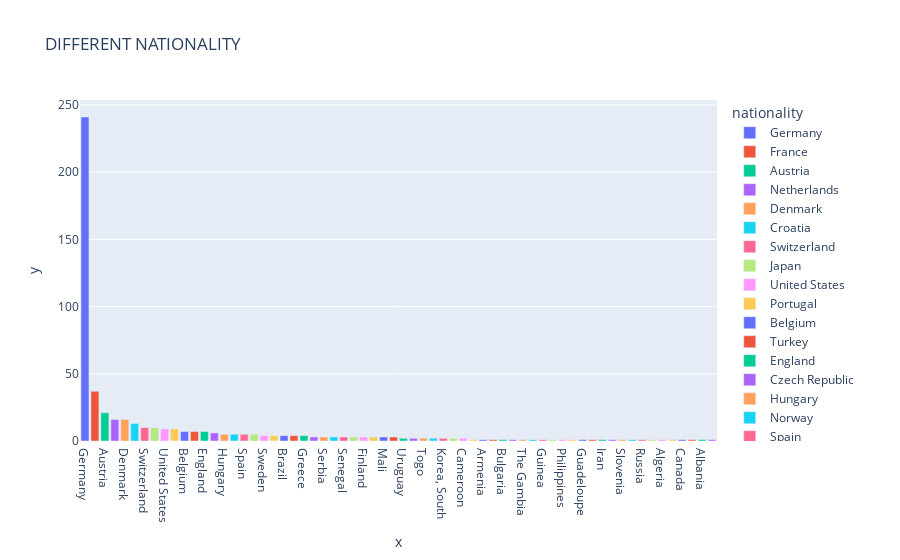

Notebook cell for this chart:
### Markdown cell above
## different nationalities:

### Code cell
nationality_counts = datas['nationality'].value_counts().reset_index()
nationa=list(nationality_counts['nationality'])
counting=list(nationality_counts['count'])
colors = 'Viridis'

fig = px.bar(data_frame=nationality_counts, x=nationa, y=counting, orientation='v', title="DIFFERENT NATIONALITY", color="nationality")
fig.write_image("nation.png", format="png")


fig.show()
# fig=go.Figure(data=[go.bar(x=nationa,y=counting)],layout=go.layout.Title(text='Numbersss'))

### Figure 1 — Plotly figure (JSON) as saved in the notebook; plotly's stock layout.template omitted (floating-point values rounded to 4 significant figures)
{"data": [{"alignmentgroup": "True", "hovertemplate": "nationality=Germany<br>x=%{x}<br>y=%{y}<extra></extra>", "legendgroup": "Germany", "marker": {"color": "#636efa", "pattern": {"shape": ""}}, "name": "Germany", "offsetgroup": "Germany", "orientation": "v", "showlegend": true, "textposition": "auto", "type": "bar", "x": ["Germany"], "xaxis": "x", "y": [241], "yaxis": "y"}, {"alignmentgroup": "True", "hovertemplate": "nationality=France<br>x=%{x}<br>y=%{y}<extra></extra>", "legendgroup": "France", "marker": {"color": "#EF553B", "pattern": {"shape": ""}}, "name": "France", "offsetgroup": "France", "orientation": "v", "showlegend": true, "textposition": "auto", "type": "bar", "x": ["France"], "xaxis": "x", "y": [37], "yaxis": "y"}, {"alignmentgroup": "True", "hovertemplate": "nationality=Austria<br>x=%{x}<br>y=%{y}<extra></extra>", "legendgroup": "Austria", "marker": {"color": "#00cc96", "pattern": {"shape": ""}}, "name": "Austria", "offsetgroup": "Austria", "orientation": "v", "showlegend": true, "textposition": "auto", "type": "bar", "x": ["Austria"], "xaxis": "x", "y": [21], "yaxis": "y"}, {"alignmentgroup": "True", "hovertemplate": "nationality=Netherlands<br>x=%{x}<br>y=%{y}<extra></extra>", "legendgroup": "Netherlands", "marker": {"color": "#ab63fa", "pattern": {"shape": ""}}, "name": "Netherlands", "offsetgroup": "Netherlands", "orientation": "v", "showlegend": true, "textposition": "auto", "type": "bar", "x": ["Netherlands"], "xaxis": "x", "y": [16], "yaxis": "y"}, {"alignmentgroup": "True", "hovertemplate": "nationality=Denmark<br>x=%{x}<br>y=%{y}<extra></extra>", "legendgroup": "Denmark", "marker": {"color": "#FFA15A", "pattern": {"shape": ""}}, "name": "Denmark", "offsetgroup": "Denmark", "orientation": "v", "showlegend": true, "textposition": "auto", "type": "bar", "x": ["Denmark"], "xaxis": "x", "y": [16], "yaxis": "y"}, {"alignmentgroup": "True", "hovertemplate": "nationality=Croatia<br>x=%{x}<br>y=%{y}<extra></extra>", "legendgroup": "Croatia", "marker": {"color": "#19d3f3", "pattern": {"shape": ""}}, "name": "Croatia", "offsetgroup": "Croatia", "orientation": "v", "showlegend": true, "textposition": "auto", "type": "bar", "x": ["Croatia"], "xaxis": "x", "y": [13], "yaxis": "y"}, {"alignmentgroup": "True", "hovertemplate": "nationality=Switzerland<br>x=%{x}<br>y=%{y}<extra></extra>", "legendgroup": "Switzerland", "marker": {"color": "#FF6692", "pattern": {"shape": ""}}, "name": "Switzerland", "offsetgroup": "Switzerland", "orientation": "v", "showlegend": true, "textposition": "auto", "type": "bar", "x": ["Switzerland"], "xaxis": "x", "y": [10], "yaxis": "y"}, {"alignmentgroup": "True", "hovertemplate": "nationality=Japan<br>x=%{x}<br>y=%{y}<extra></extra>", "legendgroup": "Japan", "marker": {"color": "#B6E880", "pattern": {"shape": ""}}, "name": "Japan", "offsetgroup": "Japan", "orientation": "v", "showlegend": true, "textposition": "auto", "type": "bar", "x": ["Japan"], "xaxis": "x", "y": [10], "yaxis": "y"}, {"alignmentgroup": "True", "hovertemplate": "nationality=United States<br>x=%{x}<br>y=%{y}<extra></extra>", "legendgroup": "United States", "marker": {"color": "#FF97FF", "pattern": {"shape": ""}}, "name": "United States", "offsetgroup": "United States", "orientation": "v", "showlegend": true, "textposition": "auto", "type": "bar", "x": ["United States"], "xaxis": "x", "y": [9], "yaxis": "y"}, {"alignmentgroup": "True", "hovertemplate": "nationality=Portugal<br>x=%{x}<br>y=%{y}<extra></extra>", "legendgroup": "Portugal", "marker": {"color": "#FECB52", "pattern": {"shape": ""}}, "name": "Portugal", "offsetgroup": "Portugal", "orientation": "v", "showlegend": true, "textposition": "auto", "type": "bar", "x": ["Portugal"], "xaxis": "x", "y": [9], "yaxis": "y"}, {"alignmentgroup": "True", "hovertemplate": "nationality=Belgium<br>x=%{x}<br>y=%{y}<extra></extra>", "legendgroup": "Belgium", "marker": {"color": "#636efa", "pattern": {"shape": ""}}, "name": "Belgium", "offsetgroup": "Belgium", "orientation": "v", "showlegend": true, "textposition": "auto", "type": "bar", "x": ["Belgium"], "xaxis": "x", "y": [7], "yaxis": "y"}, {"alignmentgroup": "True", "hovertemplate": "nationality=Turkey<br>x=%{x}<br>y=%{y}<extra></extra>", "legendgroup": "Turkey", "marker": {"color": "#EF553B", "pattern": {"shape": ""}}, "name": "Turkey", "offsetgroup": "Turkey", "orientation": "v", "showlegend": true, "textposition": "auto", "type": "bar", "x": ["Turkey"], "xaxis": "x", "y": [7], "yaxis": "y"}, {"alignmentgroup": "True", "hovertemplate": "nationality=England<br>x=%{x}<br>y=%{y}<extra></extra>", "legendgroup": "England", "marker": {"color": "#00cc96", "pattern": {"shape": ""}}, "name": "England", "offsetgroup": "England", "orientation": "v", "showlegend": true, "textposition": "auto", "type": "bar", "x": ["England"], "xaxis": "x", "y": [7], "yaxis": "y"}, {"alignmentgroup": "True", "hovertemplate": "nationality=Czech Republic<br>x=%{x}<br>y=%{y}<extra></extra>", "legendgroup": "Czech Republic", "marker": {"color": "#ab63fa", "pattern": {"shape": ""}}, "name": "Czech Republic", "offsetgroup": "Czech Republic", "orientation": "v", "showlegend": true, "textposition": "auto", "type": "bar", "x": ["Czech Republic"], "xaxis": "x", "y": [6], "yaxis": "y"}, {"alignmentgroup": "True", "hovertemplate": "nationality=Hungary<br>x=%{x}<br>y=%{y}<extra></extra>", "legendgroup": "Hungary", "marker": {"color": "#FFA15A", "pattern": {"shape": ""}}, "name": "Hungary", "offsetgroup": "Hungary", "orientation": "v", "showlegend": true, "textposition": "auto", "type": "bar", "x": ["Hungary"], "xaxis": "x", "y": [5], "yaxis": "y"}, {"alignmentgroup": "True", "hovertemplate": "nationality=Norway<br>x=%{x}<br>y=%{y}<extra></extra>", "legendgroup": "Norway", "marker": {"color": "#19d3f3", "pattern": {"shape": ""}}, "name": "Norway", "offsetgroup": "Norway", "orientation": "v", "showlegend": true, "textposition": "auto", "type": "bar", "x": ["Norway"], "xaxis": "x", "y": [5], "yaxis": "y"}, {"alignmentgroup": "True", "hovertemplate": "nationality=Spain<br>x=%{x}<br>y=%{y}<extra></extra>", "legendgroup": "Spain", "marker": {"color": "#FF6692", "pattern": {"shape": ""}}, "name": "Spain", "offsetgroup": "Spain", "orientation": "v", "showlegend": true, "textposition": "auto", "type": "bar", "x": ["Spain"], "xaxis": "x", "y": [5], "yaxis": "y"}, {"alignmentgroup": "True", "hovertemplate": "nationality=Poland<br>x=%{x}<br>y=%{y}<extra></extra>", "legendgroup": "Poland", "marker": {"color": "#B6E880", "pattern": {"shape": ""}}, "name": "Poland", "offsetgroup": "Poland", "orientation": "v", "showlegend": true, "textposition": "auto", "type": "bar", "x": ["Poland"], "xaxis": "x", "y": [5], "yaxis": "y"}, {"alignmentgroup": "True", "hovertemplate": "nationality=Sweden<br>x=%{x}<br>y=%{y}<extra></extra>", "legendgroup": "Sweden", "marker": {"color": "#FF97FF", "pattern": {"shape": ""}}, "name": "Sweden", "offsetgroup": "Sweden", "orientation": "v", "showlegend": true, "textposition": "auto", "type": "bar", "x": ["Sweden"], "xaxis": "x", "y": [4], "yaxis": "y"}, {"alignmentgroup": "True", "hovertemplate": "nationality=Ghana<br>x=%{x}<br>y=%{y}<extra></extra>", "legendgroup": "Ghana", "marker": {"color": "#FECB52", "pattern": {"shape": ""}}, "name": "Ghana", "offsetgroup": "Ghana", "orientation": "v", "showlegend": true, "textposition": "auto", "type": "bar", "x": ["Ghana"], "xaxis": "x", "y": [4], "yaxis": "y"}, {"alignmentgroup": "True", "hovertemplate": "nationality=Brazil<br>x=%{x}<br>y=%{y}<extra></extra>", "legendgroup": "Brazil", "marker": {"color": "#636efa", "pattern": {"shape": ""}}, "name": "Brazil", "offsetgroup": "Brazil", "orientation": "v", "showlegend": true, "textposition": "auto", "type": "bar", "x": ["Brazil"], "xaxis": "x", "y": [4], "yaxis": "y"}, {"alignmentgroup": "True", "hovertemplate": "nationality=Italy<br>x=%{x}<br>y=%{y}<extra></extra>", "legendgroup": "Italy", "marker": {"color": "#EF553B", "pattern": {"shape": ""}}, "name": "Italy", "offsetgroup": "Italy", "orientation": "v", "showlegend": true, "textposition": "auto", "type": "bar", "x": ["Italy"], "xaxis": "x", "y": [4], "yaxis": "y"}, {"alignmentgroup": "True", "hovertemplate": "nationality=Greece<br>x=%{x}<br>y=%{y}<extra></extra>", "legendgroup": "Greece", "marker": {"color": "#00cc96", "pattern": {"shape": ""}}, "name": "Greece", "offsetgroup": "Greece", "orientation": "v", "showlegend": true, "textposition": "auto", "type": "bar", "x": ["Greece"], "xaxis": "x", "y": [4], "yaxis": "y"}, {"alignmentgroup": "True", "hovertemplate": "nationality=Bosnia-Herzegovina<br>x=%{x}<br>y=%{y}<extra></extra>", "legendgroup": "Bosnia-Herzegovina", "marker": {"color": "#ab63fa", "pattern": {"shape": ""}}, "name": "Bosnia-Herzegovina", "offsetgroup": "Bosnia-Herzegovina", "orientation": "v", "showlegend": true, "textposition": "auto", "type": "bar", "x": ["Bosnia-Herzegovina"], "xaxis": "x", "y": [3], "yaxis": "y"}, {"alignmentgroup": "True", "hovertemplate": "nationality=Serbia<br>x=%{x}<br>y=%{y}<extra></extra>", "legendgroup": "Serbia", "marker": {"color": "#FFA15A", "pattern": {"shape": ""}}, "name": "Serbia", "offsetgroup": "Serbia", "orientation": "v", "showlegend": true, "textposition": "auto", "type": "bar", "x": ["Serbia"], "xaxis": "x", "y": [3], "yaxis": "y"}, {"alignmentgroup": "True", "hovertemplate": "nationality=Colombia<br>x=%{x}<br>y=%{y}<extra></extra>", "legendgroup": "Colombia", "marker": {"color": "#19d3f3", "pattern": {"shape": ""}}, "name": "Colombia", "offsetgroup": "Colombia", "orientation": "v", "showlegend": true, "textposition": "auto", "type": "bar", "x": ["Colombia"], "xaxis": "x", "y": [3], "yaxis": "y"}, {"alignmentgroup": "True", "hovertemplate": "nationality=Senegal<br>x=%{x}<br>y=%{y}<extra></extra>", "legendgroup": "Senegal", "marker": {"color": "#FF6692", "pattern": {"shape": ""}}, "name": "Senegal", "offsetgroup": "Senegal", "orientation": "v", "showlegend": true, "textposition": "auto", "type": "bar", "x": ["Senegal"], "xaxis": "x", "y": [3], "yaxis": "y"}, {"alignmentgroup": "True", "hovertemplate": "nationality=Luxembourg<br>x=%{x}<br>y=%{y}<extra></extra>", "legendgroup": "Luxembourg", "marker": {"color": "#B6E880", "pattern": {"shape": ""}}, "name": "Luxembourg", "offsetgroup": "Luxembourg", "orientation": "v", "showlegend": true, "textposition": "auto", "type": "bar", "x": ["Luxembourg"], "xaxis": "x", "y": [3], "yaxis": "y"}, {"alignmentgroup": "True", "hovertemplate": "nationality=Finland<br>x=%{x}<br>y=%{y}<extra></extra>", "legendgroup": "Finland", "marker": {"color": "#FF97FF", "pattern": {"shape": ""}}, "name": "Finland", "offsetgroup": "Finland", "orientation": "v", "showlegend": true, "textposition": "auto", "type": "bar", "x": ["Finland"], "xaxis": "x", "y": [3], "yaxis": "y"}, {"alignmentgroup": "True", "hovertemplate": "nationality=Morocco<br>x=%{x}<br>y=%{y}<extra></extra>", "legendgroup": "Morocco", "marker": {"color": "#FECB52", "pattern": {"shape": ""}}, "name": "Morocco", "offsetgroup": "Morocco", "orientation": "v", "showlegend": true, "textposition": "auto", "type": "bar", "x": ["Morocco"], "xaxis": "x", "y": [3], "yaxis": "y"}, {"alignmentgroup": "True", "hovertemplate": "nationality=Mali<br>x=%{x}<br>y=%{y}<extra></extra>", "legendgroup": "Mali", "marker": {"color": "#636efa", "pattern": {"shape": ""}}, "name": "Mali", "offsetgroup": "Mali", "orientation": "v", "showlegend": true, "textposition": "auto", "type": "bar", "x": ["Mali"], "xaxis": "x", "y": [3], "yaxis": "y"}, {"alignmentgroup": "True", "hovertemplate": "nationality=Cote d'Ivoire<br>x=%{x}<br>y=%{y}<extra></extra>", "legendgroup": "Cote d'Ivoire", "marker": {"color": "#EF553B", "pattern": {"shape": ""}}, "name": "Cote d'Ivoire", "offsetgroup": "Cote d'Ivoire", "orientation": "v", "showlegend": true, "textposition": "auto", "type": "bar", "x": ["Cote d'Ivoire"], "xaxis": "x", "y": [3], "yaxis": "y"}, {"alignmentgroup": "True", "hovertemplate": "nationality=Uruguay<br>x=%{x}<br>y=%{y}<extra></extra>", "legendgroup": "Uruguay", "marker": {"color": "#00cc96", "pattern": {"shape": ""}}, "name": "Uruguay", "offsetgroup": "Uruguay", "orientation": "v", "showlegend": true, "textposition": "auto", "type": "bar", "x": ["Uruguay"], "xaxis": "x", "y": [2], "yaxis": "y"}, {"alignmentgroup": "True", "hovertemplate": "nationality=Tunisia<br>x=%{x}<br>y=%{y}<extra></extra>", "legendgroup": "Tunisia", "marker": {"color": "#ab63fa", "pattern": {"shape": ""}}, "name": "Tunisia", "offsetgroup": "Tunisia", "orientation": "v", "showlegend": true, "textposition": "auto", "type": "bar", "x": ["Tunisia"], "xaxis": "x", "y": [2], "yaxis": "y"}, {"alignmentgroup": "True", "hovertemplate": "nationality=Togo<br>x=%{x}<br>y=%{y}<extra></extra>", "legendgroup": "Togo", "marker": {"color": "#FFA15A", "pattern": {"shape": ""}}, "name": "Togo", "offsetgroup": "Togo", "orientation": "v", "showlegend": true, "textposition": "auto", "type": "bar", "x": ["Togo"], "xaxis": "x", "y": [2], "yaxis": "y"}, {"alignmentgroup": "True", "hovertemplate": "nationality=Nigeria<br>x=%{x}<br>y=%{y}<extra></extra>", "legendgroup": "Nigeria", "marker": {"color": "#19d3f3", "pattern": {"shape": ""}}, "name": "Nigeria", "offsetgroup": "Nigeria", "orientation": "v", "showlegend": true, "textposition": "auto", "type": "bar", "x": ["Nigeria"], "xaxis": "x", "y": [2], "yaxis": "y"}, {"alignmentgroup": "True", "hovertemplate": "nationality=Korea, South<br>x=%{x}<br>y=%{y}<extra></extra>", "legendgroup": "Korea, South", "marker": {"color": "#FF6692", "pattern": {"shape": ""}}, "name": "Korea, South", "offsetgroup": "Korea, South", "orientation": "v", "showlegend": true, "textposition": "auto", "type": "bar", "x": ["Korea, South"], "xaxis": "x", "y": [2], "yaxis": "y"}, {"alignmentgroup": "True", "hovertemplate": "nationality=Argentina<br>x=%{x}<br>y=%{y}<extra></extra>", "legendgroup": "Argentina", "marker": {"color": "#B6E880", "pattern": {"shape": ""}}, "name": "Argentina", "offsetgroup": "Argentina", "orientation": "v", "showlegend": true, "textposition": "auto", "type": "bar", "x": ["Argentina"], "xaxis": "x", "y": [2], "yaxis": "y"}, {"alignmentgroup": "True", "hovertemplate": "nationality=Cameroon<br>x=%{x}<br>y=%{y}<extra></extra>", "legendgroup": "Cameroon", "marker": {"color": "#FF97FF", "pattern": {"shape": ""}}, "name": "Cameroon", "offsetgroup": "Cameroon", "orientation": "v", "showlegend": true, "textposition": "auto", "type": "bar", "x": ["Cameroon"], "xaxis": "x", "y": [2], "yaxis": "y"}, {"alignmentgroup": "True", "hovertemplate": "nationality=Slovakia<br>x=%{x}<br>y=%{y}<extra></extra>", "legendgroup": "Slovakia", "marker": {"color": "#FECB52", "pattern": {"shape": ""}}, "name": "Slovakia", "offsetgroup": "Slovakia", "orientation": "v", "showlegend": true, "textposition": "auto", "type": "bar", "x": ["Slovakia"], "xaxis": "x", "y": [1], "yaxis": "y"}, {"alignmentgroup": "True", "hovertemplate": "nationality=Armenia<br>x=%{x}<br>y=%{y}<extra></extra>", "legendgroup": "Armenia", "marker": {"color": "#636efa", "pattern": {"shape": ""}}, "name": "Armenia", "offsetgroup": "Armenia", "orientation": "v", "showlegend": true, "textposition": "auto", "type": "bar", "x": ["Armenia"], "xaxis": "x", "y": [1], "yaxis": "y"}, {"alignmentgroup": "True", "hovertemplate": "nationality=Montenegro<br>x=%{x}<br>y=%{y}<extra></extra>", "legendgroup": "Montenegro", "marker": {"color": "#EF553B", "pattern": {"shape": ""}}, "name": "Montenegro", "offsetgroup": "Montenegro", "orientation": "v", "showlegend": true, "textposition": "auto", "type": "bar", "x": ["Montenegro"], "xaxis": "x", "y": [1], "yaxis": "y"}, {"alignmentgroup": "True", "hovertemplate": "nationality=Bulgaria<br>x=%{x}<br>y=%{y}<extra></extra>", "legendgroup": "Bulgaria", "marker": {"color": "#00cc96", "pattern": {"shape": ""}}, "name": "Bulgaria", "offsetgroup": "Bulgaria", "orientation": "v", "showlegend": true, "textposition": "auto", "type": "bar", "x": ["Bulgaria"], "xaxis": "x", "y": [1], "yaxis": "y"}, {"alignmentgroup": "True", "hovertemplate": "nationality=Ukraine<br>x=%{x}<br>y=%{y}<extra></extra>", "legendgroup": "Ukraine", "marker": {"color": "#ab63fa", "pattern": {"shape": ""}}, "name": "Ukraine", "offsetgroup": "Ukraine", "orientation": "v", "showlegend": true, "textposition": "auto", "type": "bar", "x": ["Ukraine"], "xaxis": "x", "y": [1], "yaxis": "y"}, {"alignmentgroup": "True", "hovertemplate": "nationality=The Gambia<br>x=%{x}<br>y=%{y}<extra></extra>", "legendgroup": "The Gambia", "marker": {"color": "#FFA15A", "pattern": {"shape": ""}}, "name": "The Gambia", "offsetgroup": "The Gambia", "orientation": "v", "showlegend": true, "textposition": "auto", "type": "bar", "x": ["The Gambia"], "xaxis": "x", "y": [1], "yaxis": "y"}, {"alignmentgroup": "True", "hovertemplate": "nationality=Australia<br>x=%{x}<br>y=%{y}<extra></extra>", "legendgroup": "Australia", "marker": {"color": "#19d3f3", "pattern": {"shape": ""}}, "name": "Australia", "offsetgroup": "Australia", "orientation": "v", "showlegend": true, "textposition": "auto", "type": "bar", "x": ["Australia"], "xaxis": "x", "y": [1], "yaxis": "y"}, {"alignmentgroup": "True", "hovertemplate": "nationality=Guinea<br>x=%{x}<br>y=%{y}<extra></extra>", "legendgroup": "Guinea", "marker": {"color": "#FF6692", "pattern": {"shape": ""}}, "name": "Guinea", "offsetgroup": "Guinea", "orientation": "v", "showlegend": true, "textposition": "auto", "type": "bar", "x": ["Guinea"], "xaxis": "x", "y": [1], "yaxis": "y"}, {"alignmentgroup": "True", "hovertemplate": "nationality=Costa Rica<br>x=%{x}<br>y=%{y}<extra></extra>", "legendgroup": "Costa Rica", "marker": {"color": "#B6E880", "pattern": {"shape": ""}}, "name": "Costa Rica", "offsetgroup": "Costa Rica", "orientation": "v", "showlegend": true, "textposition": "auto", "type": "bar", "x": ["Costa Rica"], "xaxis": "x", "y": [1], "yaxis": "y"}, {"alignmentgroup": "True", "hovertemplate": "nationality=Philippines<br>x=%{x}<br>y=%{y}<extra></extra>", "legendgroup": "Philippines", "marker": {"color": "#FF97FF", "pattern": {"shape": ""}}, "name": "Philippines", "offsetgroup": "Philippines", "orientation": "v", "showlegend": true, "textposition": "auto", "type": "bar", "x": ["Philippines"], "xaxis": "x", "y": [1], "yaxis": "y"}, {"alignmentgroup": "True", "hovertemplate": "nationality=DR Congo<br>x=%{x}<br>y=%{y}<extra></extra>", "legendgroup": "DR Congo", "marker": {"color": "#FECB52", "pattern": {"shape": ""}}, "name": "DR Congo", "offsetgroup": "DR Congo", "orientation": "v", "showlegend": true, "textposition": "auto", "type": "bar", "x": ["DR Congo"], "xaxis": "x", "y": [1], "yaxis": "y"}, {"alignmentgroup": "True", "hovertemplate": "nationality=Guadeloupe<br>x=%{x}<br>y=%{y}<extra></extra>", "legendgroup": "Guadeloupe", "marker": {"color": "#636efa", "pattern": {"shape": ""}}, "name": "Guadeloupe", "offsetgroup": "Guadeloupe", "orientation": "v", "showlegend": true, "textposition": "auto", "type": "bar", "x": ["Guadeloupe"], "xaxis": "x", "y": [1], "yaxis": "y"}, {"alignmentgroup": "True", "hovertemplate": "nationality=Suriname<br>x=%{x}<br>y=%{y}<extra></extra>", "legendgroup": "Suriname", "marker": {"color": "#EF553B", "pattern": {"shape": ""}}, "name": "Suriname", "offsetgroup": "Suriname", "orientation": "v", "showlegend": true, "textposition": "auto", "type": "bar", "x": ["Suriname"], "xaxis": "x", "y": [1], "yaxis": "y"}, {"alignmentgroup": "True", "hovertemplate": "nationality=Iran<br>x=%{x}<br>y=%{y}<extra></extra>", "legendgroup": "Iran", "marker": {"color": "#00cc96", "pattern": {"shape": ""}}, "name": "Iran", "offsetgroup": "Iran", "orientation": "v", "showlegend": true, "textposition": "auto", "type": "bar", "x": ["Iran"], "xaxis": "x", "y": [1], "yaxis": "y"}, {"alignmentgroup": "True", "hovertemplate": "nationality=Israel<br>x=%{x}<br>y=%{y}<extra></extra>", "legendgroup": "Israel", "marker": {"color": "#ab63fa", "pattern": {"shape": ""}}, "name": "Israel", "offsetgroup": "Israel", "orientation": "v", "showlegend": true, "textposition": "auto", "type": "bar", "x": ["Israel"], "xaxis": "x", "y": [1], "yaxis": "y"}, {"alignmentgroup": "True", "hovertemplate": "nationality=Slovenia<br>x=%{x}<br>y=%{y}<extra></extra>", "legendgroup": "Slovenia", "marker": {"color": "#FFA15A", "pattern": {"shape": ""}}, "name": "Slovenia", "offsetgroup": "Slovenia", "orientation": "v", "showlegend": true, "textposition": "auto", "type": "bar", "x": ["Slovenia"], "xaxis": "x", "y": [1], "yaxis": "y"}, {"alignmentgroup": "True", "hovertemplate": "nationality=Egypt<br>x=%{x}<br>y=%{y}<extra></extra>", "legendgroup": "Egypt", "marker": {"color": "#19d3f3", "pattern": {"shape": ""}}, "name": "Egypt", "offsetgroup": "Egypt", "orientation": "v", "showlegend": true, "textposition": "auto", "type": "bar", "x": ["Egypt"], "xaxis": "x", "y": [1], "yaxis": "y"}, {"alignmentgroup": "True", "hovertemplate": "nationality=Russia<br>x=%{x}<br>y=%{y}<extra></extra>", "legendgroup": "Russia", "marker": {"color": "#FF6692", "pattern": {"shape": ""}}, "name": "Russia", "offsetgroup": "Russia", "orientation": "v", "showlegend": true, "textposition": "auto", "type": "bar", "x": ["Russia"], "xaxis": "x", "y": [1], "yaxis": "y"}, {"alignmentgroup": "True", "hovertemplate": "nationality=Ireland<br>x=%{x}<br>y=%{y}<extra></extra>", "legendgroup": "Ireland", "marker": {"color": "#B6E880", "pattern": {"shape": ""}}, "name": "Ireland", "offsetgroup": "Ireland", "orientation": "v", "showlegend": true, "textposition": "auto", "type": "bar", "x": ["Ireland"], "xaxis": "x", "y": [1], "yaxis": "y"}, {"alignmentgroup": "True", "hovertemplate": "nationality=Algeria<br>x=%{x}<br>y=%{y}<extra></extra>", "legendgroup": "Algeria", "marker": {"color": "#FF97FF", "pattern": {"shape": ""}}, "name": "Algeria", "offsetgroup": "Algeria", "orientation": "v", "showlegend": true, "textposition": "auto", "type": "bar", "x": ["Algeria"], "xaxis": "x", "y": [1], "yaxis": "y"}, {"alignmentgroup": "True", "hovertemplate": "nationality=Burkina Faso<br>x=%{x}<br>y=%{y}<extra></extra>", "legendgroup": "Burkina Faso", "marker": {"color": "#FECB52", "pattern": {"shape": ""}}, "name": "Burkina Faso", "offsetgroup": "Burkina Faso", "orientation": "v", "showlegend": true, "textposition": "auto", "type": "bar", "x": ["Burkina Faso"], "xaxis": "x", "y": [1], "yaxis": "y"}, {"alignmentgroup": "True", "hovertemplate": "nationality=Canada<br>x=%{x}<br>y=%{y}<extra></extra>", "legendgroup": "Canada", "marker": {"color": "#636efa", "pattern": {"shape": ""}}, "name": "Canada", "offsetgroup": "Canada", "orientation": "v", "showlegend": true, "textposition": "auto", "type": "bar", "x": ["Canada"], "xaxis": "x", "y": [1], "yaxis": "y"}, {"alignmentgroup": "True", "hovertemplate": "nationality=Ecuador<br>x=%{x}<br>y=%{y}<extra></extra>", "legendgroup": "Ecuador", "marker": {"color": "#EF553B", "pattern": {"shape": ""}}, "name": "Ecuador", "offsetgroup": "Ecuador", "orientation": "v", "showlegend": true, "textposition": "auto", "type": "bar", "x": ["Ecuador"], "xaxis": "x", "y": [1], "yaxis": "y"}, {"alignmentgroup": "True", "hovertemplate": "nationality=Albania<br>x=%{x}<br>y=%{y}<extra></extra>", "legendgroup": "Albania", "marker": {"color": "#00cc96", "pattern": {"shape": ""}}, "name": "Albania", "offsetgroup": "Albania", "orientation": "v", "showlegend": true, "textposition": "auto", "type": "bar", "x": ["Albania"], "xaxis": "x", "y": [1], "yaxis": "y"}, {"alignmentgroup": "True", "hovertemplate": "nationality=Congo<br>x=%{x}<br>y=%{y}<extra></extra>", "legendgroup": "Congo", "marker": {"color": "#ab63fa", "pattern": {"shape": ""}}, "name": "Congo", "offsetgroup": "Congo", "orientation": "v", "showlegend": true, "textposition": "auto", "type": "bar", "x": ["Congo"], "xaxis": "x", "y": [1], "yaxis": "y"}], "layout": {"barmode": "relative", "legend": {"title": {"text": "nationality"}, "tracegroupgap": 0}, "title": {"text": "DIFFERENT NATIONALITY"}, "xaxis": {"anchor": "y", "domain": [0, 1], "title": {"text": "x"}}, "yaxis": {"anchor": "x", "domain": [0, 1], "title": {"text": "y"}}}}
